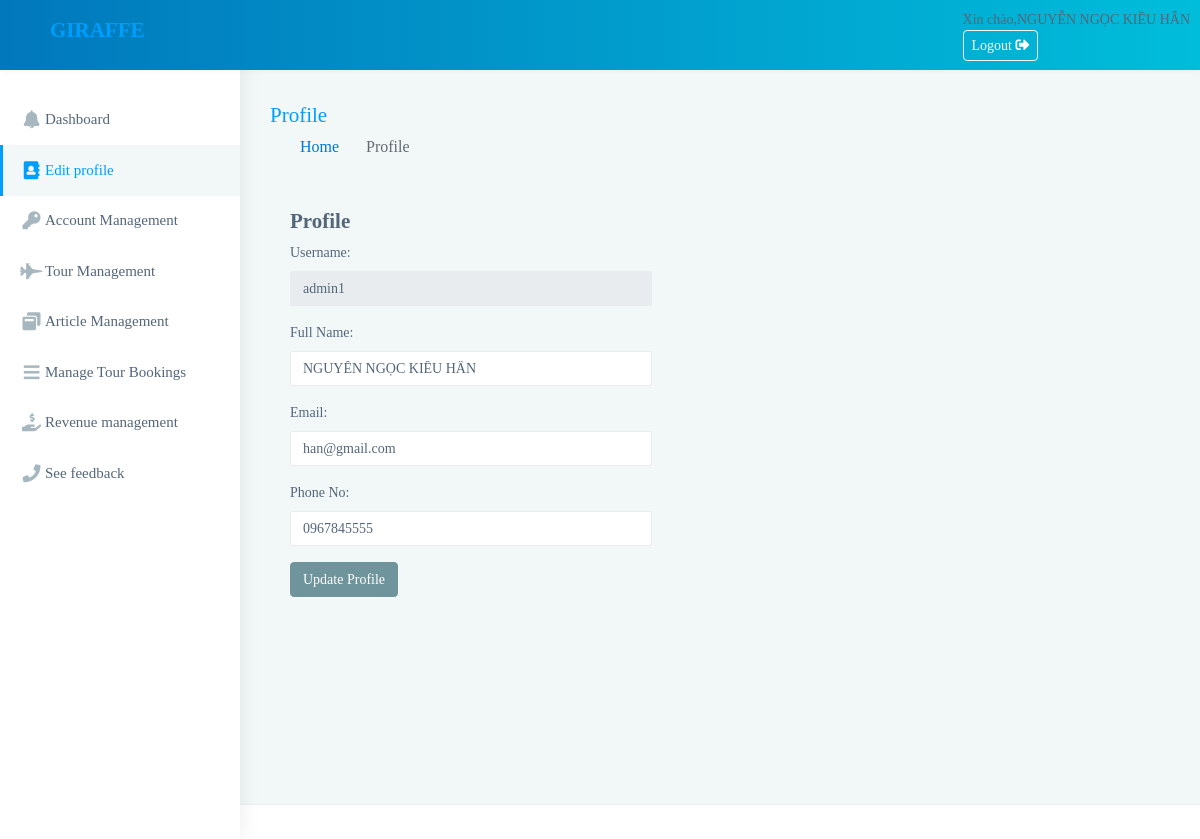
Screenshot of /admin/qtv/pages-profile.php (signed in) with the database file from the repository.
### tables this page shows
CREATE TABLE `nguoidung` (
  `ND_MA` int(11) NOT NULL,
  `ND_HOTEN` varchar(150) NOT NULL,
  `ND_EMAIL` varchar(150) NOT NULL,
  `ND_SDT` varchar(10) NOT NULL,
  `ND_USERNAME` varchar(150) NOT NULL,
  `ND_PASSWORD` varchar(150) NOT NULL
);

### admin/qtv/pages-profile.php (the view, shortened to what this page needs)
<?php
include('header.php');
require 'connect.php';
$ND_USERNAME = $_SESSION["ND_USERNAME"];
$stmt = $conn->prepare("SELECT * FROM nguoidung WHERE ND_USERNAME = ?");
$stmt->bind_param("s", $ND_USERNAME);
$stmt->execute();
$result = $stmt->get_result();
if ($result->num_rows > 0) {
    $row = $result->fetch_assoc();
    $ND_HOTEN = $row['ND_HOTEN'];
    $ND_SDT = $row['ND_SDT'];
    $ND_EMAIL = $row['ND_EMAIL'];
} else {
    echo "Không tìm thấy thông tin người dùng.";
    exit();
}
?>
<div class="page-wrapper">
    <div class="page-breadcrumb">
        <div class="row align-items-center">
            <div class="col-md-6 col-8 align-self-center">
                <h3 class="page-title mb-0 p-0">Profile</h3>
                <div class="d-flex align-items-center">
                    <nav aria-label="breadcrumb">
                        <ol class="breadcrumb">
                            <li class="breadcrumb-item"><a href="#">Home</a></li>
                            <li class="breadcrumb-item active" aria-current="page">Profile</li>
                        </ol>
                    </nav>
                </div>
            </div>
        </div>
    </div>
    <div class="container-fluid">
        <div class="row">
            <div class="container-fluid">
                <div class="row">
                    <div class="col-lg-8 col-xlg-9 col-md-7">
                        <div class="container">
                            <div class="row">
                                <div class="col-md-8">
                                    <h3>Profile</h3>
                                    <form method="post" action="">
                                        <div class="form-group">
                                            <label>Username:</label>
                                            <input type="text" class="form-control" value="<?php echo $ND_USERNAME; ?>"
                                                readonly>
                                        </div>
                                        <div class="form-group">
                                            <label>Full Name:</label>
                                            <input type="text" class="form-control" name="ND_HOTEN"
                                                value="<?php echo $ND_HOTEN; ?>">
                                        </div>
                                        <div class="form-group">
                                            <label>Email:</label>
                                            <input type="email" class="form-control" name="ND_EMAIL"
                                                value="<?php echo $ND_EMAIL; ?>">
                                        </div>
                                        <div class="form-group">
                                            <label>Phone No:</label>
                                            <input type="text" class="form-control" name="ND_SDT"
                                                value="<?php echo $ND_SDT; ?>">
                                        </div>
                                        <button type="submit" class="btn btn-primary">Update Profile</button>
                                    </form>
                                </div>
                            </div>
                        </div>
                    </div>
                </div>
            </div>
        </div>
    </div>
</div>
<?php include('footer.php'); ?>

### rows the page displays
nguoidung: ND_HOTEN "NGUYỄN NGỌC KIỀU HÂN", ND_EMAIL "han@gmail.com", ND_SDT "0967845555"

### other values shown
$_SESSION["ND_HOTEN"] "NGUYỄN NGỌC KIỀU HÂN"
